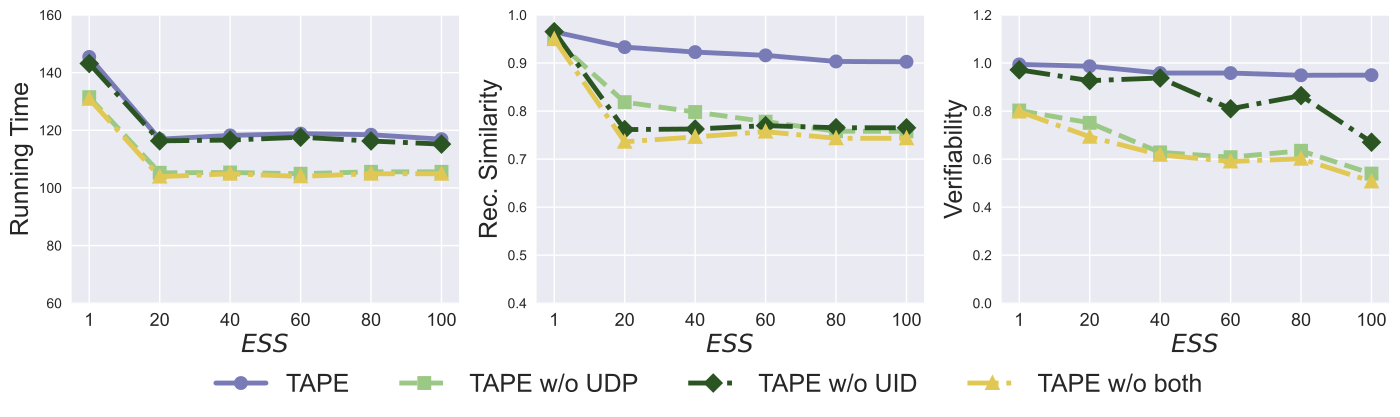

Write the Python code that produced this figure.
import numpy as np
import  matplotlib.pyplot as plt
#


plt.style.use('seaborn')

fig, ax = plt.subplots(1, 3, figsize=(17, 4)) #sharex='col',
fig.subplots_adjust(bottom=0.16)

# for i in range(2):
#     for j in range(3):
#         ax[i,j].text(0.5,0.5,str((i,j)), fontsize=18, ha='center')



# figure 0


x=[1, 2, 3, 4, 5, 6]
# validation_for_plt =[97,95.8600, 94.9400, 93.5400, 93.2400]
# attack_for_plt=[0, 0.3524, 0, 0.1762, 0.1762]
# basic_for_plt=[99.8, 99.8, 99.8, 99.8, 99.8]

labels = ['1', '20', '40', '60', '80', '100']
# unl_org = [97.77, 97.55, 97.35, 97.29, 97.21, 97.21]

#UEV = [141.4497, 116.9057  , 118.2206 , 119.850, 118.458, 116.92136]
UEV = [145.4497, 116.9057  , 118.2206 , 118.850, 118.458, 116.92136]
UEV_no_mask = [131.49714, 105.250388, 105.3491835, 104.92731, 105.585058, 105.58505]
# unl_hess_r = [96.6, 96.66, 96.04, 95.94, 95.85, 97.21]
UEV_no_division = [143.170001, 116.3346, 116.60770, 117.58471, 116.281131, 115.198461]

UEV_no_both = [130.9, 103.9, 104.9, 104.00222, 104.92408, 104.9]
# unl_ss_wo = [94.32, 94.53, 94.78, 93.38, 94.04, 97.21]

l_w=3.5
m_s=8
marker_s = 2
markevery=1
width = 0.9 # the width of the bars
#plt.figure(figsize=(8, 5.3))
#plt.plot(x, unl_fr, color='blue', marker='^', label='Retrain',linewidth=l_w, markersize=m_s)


ax[0].plot(x, UEV, linestyle='-', color='#797BB7', marker='o', fillstyle='full', markevery=markevery,
         label='TAPE', linewidth=l_w, markersize=m_s, markeredgewidth=marker_s)


ax[0].plot(x, UEV_no_mask, linestyle='--', color='#9BC985',  marker='s', fillstyle='full', markevery=markevery,
         label='TAPE w/o UDP',linewidth=l_w, markersize=m_s, markeredgewidth=marker_s)



ax[0].plot(x, UEV_no_division, linestyle='-.', color='#2A5522',  marker='D', fillstyle='full', markevery=markevery,
         label='TAPE w/o UID',linewidth=l_w, markersize=m_s, markeredgewidth=marker_s)


ax[0].plot(x, UEV_no_both, linestyle='-.', color='#E1C855',  marker='^', fillstyle='full', markevery=markevery,
         label='TAPE w/o both',linewidth=l_w, markersize=m_s, markeredgewidth=marker_s)

# x = np.arange(len(labels))
#
# ax[0].bar(x - width /5 - width / 5 , UEV, width=width/5, label='TaPD', color='#797BB7', edgecolor='black', hatch='/')
#
# ax[0].bar(x - width / 5 , UEV_no_mask, width=width/5,  label='TaPD w/o UDP', color='#9BC985', edgecolor='black' , hatch='x')
# ax[0].bar(x , UEV_no_division, width=width/5, label='TaPD w/o UID', color='#2A5522', edgecolor='black', hatch='o')
#
#
# ax[0].bar(x + width / 5  , UEV_no_both,   width=width/5, label='TaPD w/o both', color='#E1C855', edgecolor='black',  hatch='\\')

# ax[0].bar(x + width / 6 + width/6 , unl_mib_CIFAR, width=width/6, label='MIB CIFAR10', color='#6BB7CA', edgecolor='black', hatch='*')
#
#
# ax[0].bar(x + width / 6 + width / 6 + width/6  , unl_mib_CelebA,   width=width/6, label='MIB CelebA', color='#E58579', edgecolor='black', hatch='\\')


#F7D58B

#plt.plot(x, unl_vibu, color='silver',  marker='d',  label='VIBU',linewidth=4,  markersize=10)

# plt.plot(x, y_sa03, color='r',  marker='2',  label='AAAI21 A_acc, pr=0.3',linewidth=3, markersize=8)
# plt.plot(x, y_sa05, color='darkblue',  marker='4',  label='AAAI21 A_acc, pr=0.5',linewidth=3, markersize=8)
# plt.plot(x, y_ma03, color='darkviolet',  marker='3',  label='FedMC A_acc, pr=0.3',linewidth=3, markersize=8)
# plt.plot(x, y_ma05, color='cyan',  marker='p',  label='FedMC A_acc, pr=0.5',linewidth=3, markersize=8)


# plt.grid()
# leg = plt.legend(fancybox=True, shadow=True)
# plt.xlabel('Malicious Client Ratio (%)' ,fontsize=16)
ax[0].set_ylabel('Running Time', fontsize=18)
my_y_ticks = np.arange(60, 162, 20)
ax[0].set_yticks(my_y_ticks )
ax[0].set_xlabel('$\it{ESS}$' ,fontsize=18)

ax[0].set_xticklabels(labels ,fontsize=13)
ax[0].set_xticks(x)
# plt.title('CIFAR10 IID')





#picture 1





x=[1, 2, 3, 4, 5, 6]
# validation_for_plt =[97,95.8600, 94.9400, 93.5400, 93.2400]
# attack_for_plt=[0, 0.3524, 0, 0.1762, 0.1762]
# basic_for_plt=[99.8, 99.8, 99.8, 99.8, 99.8]

labels = ['1', '20', '40', '60', '80', '100']
# unl_org = [97.77, 97.55, 97.35, 97.29, 97.21, 97.21]

#UEV = [0.96693, 0.93609, 0.913304, 0.88554, 0.8717471, 0.809093]
UEV = [0.96502, 0.93312, 0.9228, 0.915994, 0.903300, 0.902618]
UEV_no_mask = [0.9502, 0.8186, 0.798016, 0.7780032, 0.75806064, 0.75779541]
# unl_hess_r = [96.6, 96.66, 96.04, 95.94, 95.85, 97.21]
UEV_no_division =   [0.9653, 0.761445, 0.7627, 0.76964, 0.765321, 0.765159]

UEV_no_both = [0.949632, 0.7360603, 0.746120, 0.7571, 0.743322, 0.743321]




#plt.figure(figsize=(8, 5.3))
#plt.plot(x, unl_fr, color='blue', marker='^', label='Retrain',linewidth=l_w, markersize=m_s)
ax[1].plot(x, UEV, linestyle='-', color='#797BB7', marker='o', fillstyle='full', markevery=markevery,
         label='Includes', linewidth=l_w, markersize=m_s, markeredgewidth=marker_s)

#plt.plot(x, unl_ss_w, color='g',  marker='*',  label='PriMU$_{w}$',linewidth=l_w, markersize=m_s)
ax[1].plot(x, UEV_no_mask, linestyle='--', color='#9BC985',  marker='s', fillstyle='full', markevery=markevery,
         label='Not Includes',linewidth=l_w, markersize=m_s, markeredgewidth=marker_s)


# plt.plot(x, unl_mib_bck, linestyle=':', color='r',  marker='^', fillstyle='none', markevery=markevery,
#          label='MIB (bac.)', linewidth=l_w,  markersize=m_s, markeredgewidth=marker_s)


ax[1].plot(x, UEV_no_division, linestyle='-.', color='#2A5522',  marker='D', fillstyle='full', markevery=markevery,
         label='MIB (Normal Not In.)',linewidth=l_w, markersize=m_s, markeredgewidth=marker_s)


ax[1].plot(x, UEV_no_both, linestyle='-.', color='#E1C855',  marker='^', fillstyle='full', markevery=markevery,
         label='MIB (Normal Not In.)',linewidth=l_w, markersize=m_s, markeredgewidth=marker_s)



#plt.plot(x, unl_vibu, color='silver',  marker='d',  label='VIBU',linewidth=4,  markersize=10)

# plt.plot(x, y_sa03, color='r',  marker='2',  label='AAAI21 A_acc, pr=0.3',linewidth=3, markersize=8)
# plt.plot(x, y_sa05, color='darkblue',  marker='4',  label='AAAI21 A_acc, pr=0.5',linewidth=3, markersize=8)
# plt.plot(x, y_ma03, color='darkviolet',  marker='3',  label='FedMC A_acc, pr=0.3',linewidth=3, markersize=8)
# plt.plot(x, y_ma05, color='cyan',  marker='p',  label='FedMC A_acc, pr=0.5',linewidth=3, markersize=8)


# plt.grid()
leg = plt.legend(fancybox=True, shadow=True)
# plt.xlabel('Malicious Client Ratio (%)' ,fontsize=16)
ax[1].set_ylabel('Rec. Similarity', fontsize=18)
my_y_ticks = np.arange(0.4, 1.01, 0.1)
ax[1].set_yticks(my_y_ticks )
ax[1].set_xlabel('$\it{ESS}$' ,fontsize=18)

ax[1].set_xticklabels(labels ,fontsize=13)
ax[1].set_xticks(x)
# plt.title('CIFAR10 IID')









#picture 2

x=[1, 2, 3, 4, 5, 6]
# validation_for_plt =[97,95.8600, 94.9400, 93.5400, 93.2400]
# attack_for_plt=[0, 0.3524, 0, 0.1762, 0.1762]
# basic_for_plt=[99.8, 99.8, 99.8, 99.8, 99.8]

labels = ['1', '20', '40', '60', '80', '100' ]
# unl_org = [97.77, 97.55, 97.35, 97.29, 97.21, 97.21]

#UEV = [0.9933, 0.9583, 0.9083, 0.8550, 0.8700, 0.8410]
UEV = [0.9943, 0.9867, 0.9583, 0.9583, 0.9490, 0.9497]
UEV_no_mask = [0.8023, 0.7510, 0.62803, 0.6080, 0.6347, 0.5397]
# unl_hess_r = [96.6, 96.66, 96.04, 95.94, 95.85, 97.21]
UEV_no_division = [0.9717, 0.9267, 0.9377, 0.8097, 0.8643, 0.6703]

UEV_no_both = [0.79790, 0.69293, 0.617603,0.5900, 0.601453, 0.50697]



#plt.figure(figsize=(8, 5.3))
#plt.plot(x, unl_fr, color='blue', marker='^', label='Retrain',linewidth=l_w, markersize=m_s)
ax[2].plot(x, UEV, linestyle='-', color='#797BB7', marker='o', fillstyle='full', markevery=markevery,
         label='Includes', linewidth=l_w, markersize=m_s, markeredgewidth=marker_s)

#plt.plot(x, unl_ss_w, color='g',  marker='*',  label='PriMU$_{w}$',linewidth=l_w, markersize=m_s)
ax[2].plot(x, UEV_no_mask, linestyle='--', color='#9BC985',  marker='s', fillstyle='full', markevery=markevery,
         label='Not Includes',linewidth=l_w, markersize=m_s, markeredgewidth=marker_s)


# plt.plot(x, unl_mib_bck, linestyle=':', color='r',  marker='^', fillstyle='none', markevery=markevery,
#          label='MIB (bac.)', linewidth=l_w,  markersize=m_s, markeredgewidth=marker_s)


ax[2].plot(x, UEV_no_division, linestyle='-.', color='#2A5522',  marker='D', fillstyle='full', markevery=markevery,
         label='MIB (Normal Not In.)',linewidth=l_w, markersize=m_s, markeredgewidth=marker_s)


ax[2].plot(x, UEV_no_both, linestyle='-.', color='#E1C855',  marker='^', fillstyle='full', markevery=markevery,
         label='MIB (Normal Not In.)',linewidth=l_w, markersize=m_s, markeredgewidth=marker_s)




#plt.plot(x, unl_vibu, color='silver',  marker='d',  label='VIBU',linewidth=4,  markersize=10)

# plt.plot(x, y_sa03, color='r',  marker='2',  label='AAAI21 A_acc, pr=0.3',linewidth=3, markersize=8)
# plt.plot(x, y_sa05, color='darkblue',  marker='4',  label='AAAI21 A_acc, pr=0.5',linewidth=3, markersize=8)
# plt.plot(x, y_ma03, color='darkviolet',  marker='3',  label='FedMC A_acc, pr=0.3',linewidth=3, markersize=8)
# plt.plot(x, y_ma05, color='cyan',  marker='p',  label='FedMC A_acc, pr=0.5',linewidth=3, markersize=8)


# plt.grid()
#leg = plt.legend(fancybox=True, shadow=True)
# plt.xlabel('Malicious Client Ratio (%)' ,fontsize=16)
ax[2].set_ylabel('Verifiability', fontsize=18)
my_y_ticks = np.arange(0, 1.3, 0.2)
ax[2].set_yticks(my_y_ticks )
ax[2].set_xlabel('$\it{ESS}$' ,fontsize=18)

ax[2].set_xticklabels(labels ,fontsize=13)
ax[2].set_xticks(x)
# plt.title('CIFAR10 IID')


# figure 3





# Set the background of the axes, which is the area of the plot, to grey
# plt.gca().set_facecolor('grey')

# Set the grid with white color and a specific linestyle and linewidth
# plt.grid(color='white', linestyle='-', linewidth=0.5)


# plt.grid(axis='y')
# ax[2].set_title('On CelebA', fontsize=20)



handles, labels = ax[0].get_legend_handles_labels()
# Create a "dummy" handle for the legend title
# title_handle = plt.Line2D([], [], color='none', label='Method')
#
# # Insert the title handle at the beginning of the handles list
# handles = [title_handle] + handles
# handles.insert(1, title_handle)
# labels = ['Methods and Scenarios:'] + labels
# labels.insert(1, '')

fig.legend(handles, labels,  loc='lower center', ncol=4, bbox_to_anchor=(0.5, -0.13),fontsize=18)

#facecolor='#EAEAF2', frameon=True,
# plt.legend( title = 'Methods and Datasets',frameon=True, facecolor='white', loc='best',
#            ncol=2, mode="expand", framealpha=0.5, borderaxespad=0., fontsize=20, title_fontsize=20)

# fig.tight_layout()
plt.rcParams['figure.figsize'] = (2.0, 1)
plt.rcParams['image.interpolation'] = 'nearest'
plt.rcParams['figure.subplot.left'] = 0.11
plt.rcParams['figure.subplot.bottom'] = 0.08
plt.rcParams['figure.subplot.right'] = 0.977
plt.rcParams['figure.subplot.top'] = 0.969
plt.savefig('ablation_exp.pdf', dpi=200,bbox_inches='tight')

plt.show()
